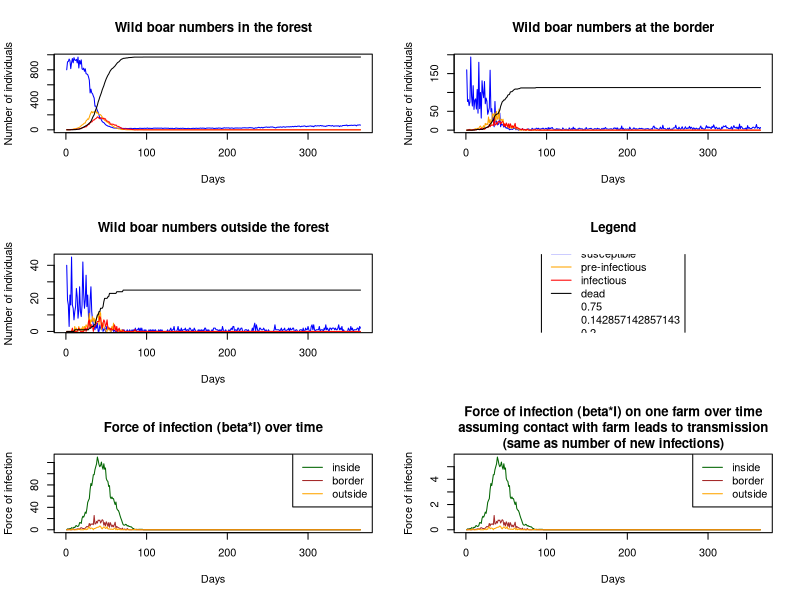

The R source for this figure:
# Version 2 - working version
# Frequency dependent transmission

library(tidyverse)

setwd("/Users/sonnybacigalupo/Documents/GitHub/asf-wild-boar")

# User define wd
if(Sys.info()["user"]=="adamkuchars" | Sys.info()["user"]=="akucharski" | Sys.info()["user"]=="adamkucharski") {
  setwd("~/Documents/GitHub/asf-wild-boar/")
}


# Set up model parameters ------------------------------------------------------------

#Set up numbers
n_population <- 3
max_time <- 365 # in days

# Setting up an array

patchNames=c("forest","border","outside")
stateNames=c("S","E","I","D")
n.patch=length(patchNames)
n.state=length(stateNames)
c_trace_tab<- array(NA,dim=c(length(1:max_time),n.patch,n.state),dimnames=list(NULL,patchNames,stateNames))

# Setting up an array for force of infection and other outputs

outputNames=c("i_force","boar-pig_inf")
n.output=length(outputNames)
o_trace_tab<- array(NA,dim=c(length(1:max_time),n.patch,n.output),dimnames=list(NULL,patchNames,outputNames))

# Initial conditions
init_pop_s <- rep(0,n.patch)
init_pop_s[1] <- 800 # Number of susceptible in forest
init_pop_s[2] <- 160 # Number of susceptible at border
init_pop_s[3] <- 40  # Number of susceptible outside forest

init_pop_e <- rep(0,n.patch)
init_pop_e[1] <- 1  # Number of pre-infectious

init_pop_i <- rep(0,n.patch)
init_pop_i[1] <- 1  # Number of infectious

init_pop_d <- rep(0,n.patch)
init_pop_d[1] <- 0  # Number of dead

init_foi <- rep(0,n.patch)
o_trace_tab[1,,] <- init_foi

c_trace_tab[1,,"S"] <- init_pop_s # Set number of susceptible in forest
c_trace_tab[1,,"E"] <- init_pop_e # Set number of pre-infectious in forest
c_trace_tab[1,,"I"] <- init_pop_i # Set number of infectious in forest
c_trace_tab[1,,"D"] <- init_pop_d # Set number of infectious in forest

c_trace_tab[1,"forest","S"] # Check numbers
c_trace_tab[1,"forest","E"] 
c_trace_tab[1,"forest","I"] 
c_trace_tab[1,"forest","D"] 

# Transmission rate  (i.e. R0*gamma)

beta <-0.75        # density dependent would be contact rate*transmission rate

beta_wbp <- 1/30 # Contact rate between wild boar and farm (1 visit per 30 days per 1500 wild boar)
                     # assumes 100% transmission at the moment

zeta <- 1/7 # Pre-infectious to infectious (latent period) 7 days

infection_death <- 1/5 # 5 day lifespan

# Read in movement data (per week)
move_data <- read_csv("move_matrix.csv",col_names = T) %>% as.matrix.data.frame()

# Convert data to daily rate
move_data_daily_0 <- move_data

# Make sure matrix is daily probability of movement to each other location by location
# i.e. columns sum up to 1
move_data_daily_0 <- move_data_daily_0/colSums(move_data_daily_0)

# Set up birth, death parameters per day
birth_per_capita <- 0.45*5/365 # Assumes 90% of females (50% of population) have 5 piglets per year
cull_probability <- 0.5/365
death_probability <- (0.1/365 + cull_probability) # Assumes lifespan 10 years
carrying_capacity <- c(1e4,100,1e5) # How many boar sustainable in different areas
daily_sd_movement <- 0.4 # Daily measure of variation in movement



# Run model ---------------------------------------------------------------

# Loop over time, with population movements from matrix

for(tt in 2:max_time){ # iterate over days
  
  pop_time_tt <- c_trace_tab[tt-1,,] # Population at start of this day
  new_total <- pop_time_tt # set up matrix to store new values
  
  
  # Loop over infection compartments
  for(kk in 1:3){
    
    # Choose compartment to move
    if(kk==1){pick_p <- "S"}
    if(kk==2){pick_p <- "E"}
    if(kk==3){pick_p <- "I"}
    
    # Add randomness to probability of movement
    move_data_daily <- matrix(rlnorm(9,mean=log(move_data_daily_0),sd=daily_sd_movement),nrow=n.patch,byrow=F) # generate random daily values for movement
    move_data_daily <- t(t(move_data_daily)/colSums(move_data_daily)) # Make sure everything sums up to 1. eg sum(move_data_daily[1])

    # Calculate susceptible transitions
    pop_f_to_f <- rbinom(1,  pop_time_tt[1,pick_p],move_data_daily[1,1]) # How many stay in forest
    pop_f_to_b <- rbinom(1,  pop_time_tt[1,pick_p] -pop_f_to_f,move_data_daily[2,1]/(move_data_daily[2,1]+move_data_daily[3,1])) # Of those that leave forest, how many go to border
    pop_f_to_o <- as.integer(pop_time_tt[1,pick_p] - pop_f_to_f - pop_f_to_b) # The rest must go to outside
    
    pop_b_to_f <- rbinom(1,  pop_time_tt[2,pick_p],move_data_daily[1,2]) # How many go to in forest
    pop_b_to_b <- rbinom(1,  pop_time_tt[2,pick_p]-pop_b_to_f,move_data_daily[2,2]/(move_data_daily[2,2]+move_data_daily[3,2])) # Of rest, how many stay
    pop_b_to_o <- as.integer(pop_time_tt[2,pick_p] - pop_b_to_f - pop_b_to_b) # The rest must stay outside
    
    pop_o_to_f <- rbinom(1,  pop_time_tt[3,pick_p],move_data_daily[1,3]) # How many go to forest
    pop_o_to_b <- rbinom(1,  pop_time_tt[3,pick_p]-pop_o_to_f,move_data_daily[2,3]/(move_data_daily[2,3]+move_data_daily[3,3])) # Of rest, how many go to border
    pop_o_to_o <- as.integer(pop_time_tt[3,pick_p] - pop_o_to_f - pop_o_to_b) # The rest must go to outside
  
    # Tally up new populations after movement
    new_pop_f <- pop_f_to_f+pop_b_to_f+pop_o_to_f
    new_pop_b <- pop_f_to_b+pop_b_to_b+pop_o_to_b
    new_pop_o <- pop_f_to_o+pop_b_to_o+pop_o_to_o
    
    new_total[,pick_p] <- c(new_pop_f,new_pop_b,new_pop_o)
    
  }
  
  # Add disease transitions
  # removed /rowSums(new_total) from line 120
  
  S_to_E <- rpois(3,lambda=beta*new_total[,"S"]*new_total[,"I"]/rowSums(new_total) ) # generate random infections 
  E_to_I <- rpois(3, lambda = zeta*new_total[,"E"])
  I_to_death <- rpois(3,lambda=infection_death*new_total[,"I"] ) # death rate
  
  new_total[,"S"] <- pmax(new_total[,"S"] - S_to_E,0)  # (+ check S >=0)
  new_total[,"E"] <- pmax(new_total[,"E"] + S_to_E - E_to_I,0)
  new_total[,"I"] <- pmax(new_total[,"I"] + E_to_I - I_to_death,0)
  new_total[,"D"] <- new_total[,"D"] + I_to_death
  
  
  # Births and deaths into different compartments
  scaled_births_with_carrying_capacity <- birth_per_capita*pmax(0,(1-new_total[,"S"]/carrying_capacity) ) # Calculate birth rate, scaling to reduce as nearer carrying capacity
  new_births_S<- rpois(n_population,lambda = new_total[,"S"]*scaled_births_with_carrying_capacity) # Add Poisson births
  
  new_deaths_S <- rbinom(n_population,size=new_total[,"S"],prob=death_probability) # Add deaths
  new_deaths_E <- rbinom(n_population,size=new_total[,"E"],prob=death_probability) # Add deaths
  new_deaths_I <- rbinom(n_population,size=new_total[,"I"],prob=death_probability) # Add deaths

  # Store new populations
  c_trace_tab[tt,,"S"] <- new_total[,"S"] + new_births_S - new_deaths_S # Add births and subtract deaths from total
  c_trace_tab[tt,,"E"] <- new_total[,"E"]  - new_deaths_E # Subtract deaths from total
  c_trace_tab[tt,,"I"] <- new_total[,"I"]  - new_deaths_I # Subtract deaths from total
  c_trace_tab[tt,,"D"] <- new_total[,"D"]
  
  # Calculate force of infection
 
 # for(tt in 2:max_time){ # iterate over days
    outputs_tt <- o_trace_tab[tt-1,,] # Values at the start of the day
    new_outputs <- outputs_tt         # Matrix to store new values
  
    foi <- beta*new_total[,"I"]       # Force of infection between wild boar in each area
    wb_p <- beta_wbp*new_total[,"I"]  # Force of infection from wild boar on farm
    
    new_outputs[,"i_force"] <- foi
    new_outputs[,"boar-pig_inf"] <- wb_p
    
    o_trace_tab[tt,,"i_force"] <- new_outputs[,"i_force"]
    o_trace_tab[tt,,"boar-pig_inf"] <- new_outputs[,"boar-pig_inf"]
    
  }


# Plot outplots -----------------------------------------------------------



c_trace_tab[1:5,,"S"] # Check first few iterations

c_trace_tab[1:5,,"E"]

c_trace_tab[1:5,,"I"]

c_trace_tab[1:30,,"D"]

#c_trace_tab[1:30,,"FOI"]


# Plot outputs by n.patch
{
par(mfrow=c(3,2))

col_pick_states <- list("blue","orange","red","black")
col_pick_patch <- list("darkgreen","brown","orange")

{plot(c_trace_tab[,,],col="white", 
     main = "Wild boar numbers in the forest", xlab = "Days", ylab = "Number of individuals", 
     xlim=c(0,max_time),ylim=c(1,max(c_trace_tab[,"forest",])))


for(dd in 1:n.state){
  lines(c_trace_tab[,"forest",dd],col=col_pick_states[[dd]])
  }
}

{plot(c_trace_tab[,,],col="white", 
     main = "Wild boar numbers at the border", xlab = "Days", ylab = "Number of individuals", 
     xlim=c(0,max_time),ylim=c(1,max(c_trace_tab[,"border",])))
  
  for(dd in 1:n.state){
    lines(c_trace_tab[,"border",dd],col=col_pick_states[[dd]])
  }
}
  
  {plot(c_trace_tab[,,],col="white", 
        main = "Wild boar numbers outside the forest", xlab = "Days", ylab = "Number of individuals", 
        xlim=c(0,max_time),ylim=c(1,max(c_trace_tab[,"outside",])))
    
    for(dd in 1:n.state){
      lines(c_trace_tab[,"outside",dd],col=col_pick_states[[dd]])
    }
    
    {plot(c_trace_tab[,,],col="white",axes = FALSE, xlab = "", ylab = "",
          main = "Legend", 
          xlim=c(0,max_time),ylim=c(1,max(c_trace_tab[,"outside",])))
      
      legend("center",legend = c("susceptible","pre-infectious","infectious","dead", beta, zeta, infection_death), 
             col = c("blue","orange","red","black","white","white","white"), lty = 1, border = "black", cex=1)
    }
  }

  {plot(o_trace_tab[,,],col="white", 
       main = "Force of infection (beta*I) over time", xlab = "Days", ylab = "Force of infection", 
       xlim=c(0,max_time),
       ylim=c(0,max(o_trace_tab[,,"i_force"])))
       legend("topright", legend = c("inside","border","outside"), 
       col = c("darkgreen","brown","orange"), lty = 1, border = "black", cex=1)
  
  
  for(dd in 1:n.patch){
    lines(o_trace_tab[,dd,"i_force"],col=col_pick_patch[[dd]])
  }
  }
{plot(o_trace_tab[,,],col="white", 
      main = "Force of infection (beta*I) on one farm over time\nassuming contact with farm leads to transmission\n(same as number of new infections)", xlab = "Days", ylab = "Force of infection", 
      xlim=c(0,max_time),
      ylim=c(0,max(o_trace_tab[,,"boar-pig_inf"])))
  legend("topright", legend = c("inside","border","outside"), 
         col = c("darkgreen","brown","orange"), lty = 1, border = "black", cex=1)
  
  
  for(dd in 1:n.patch){
    lines(o_trace_tab[,dd,"boar-pig_inf"],col=col_pick_patch[[dd]])
  }
}
}


